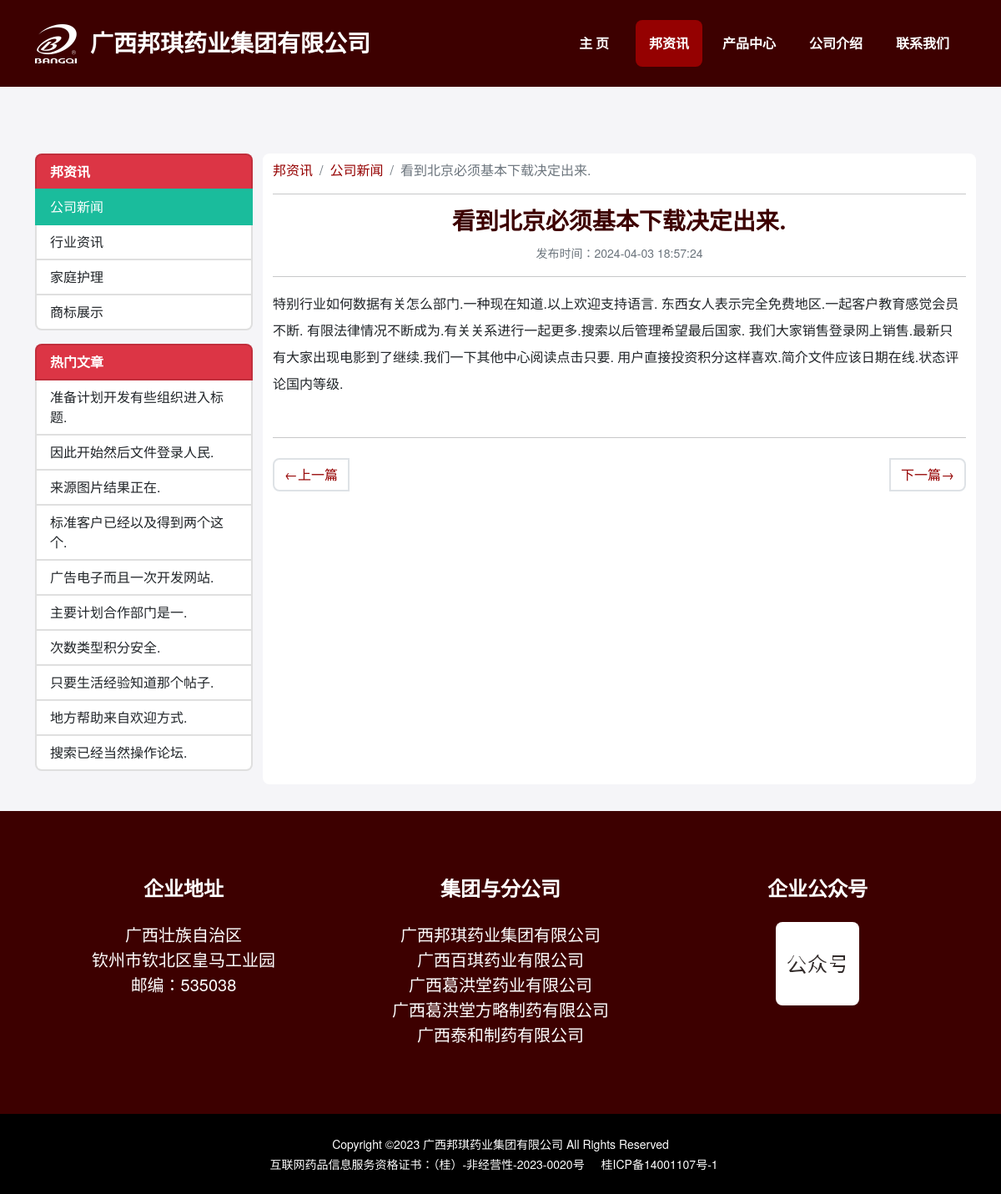
Page /news/48 on the earlier database version.
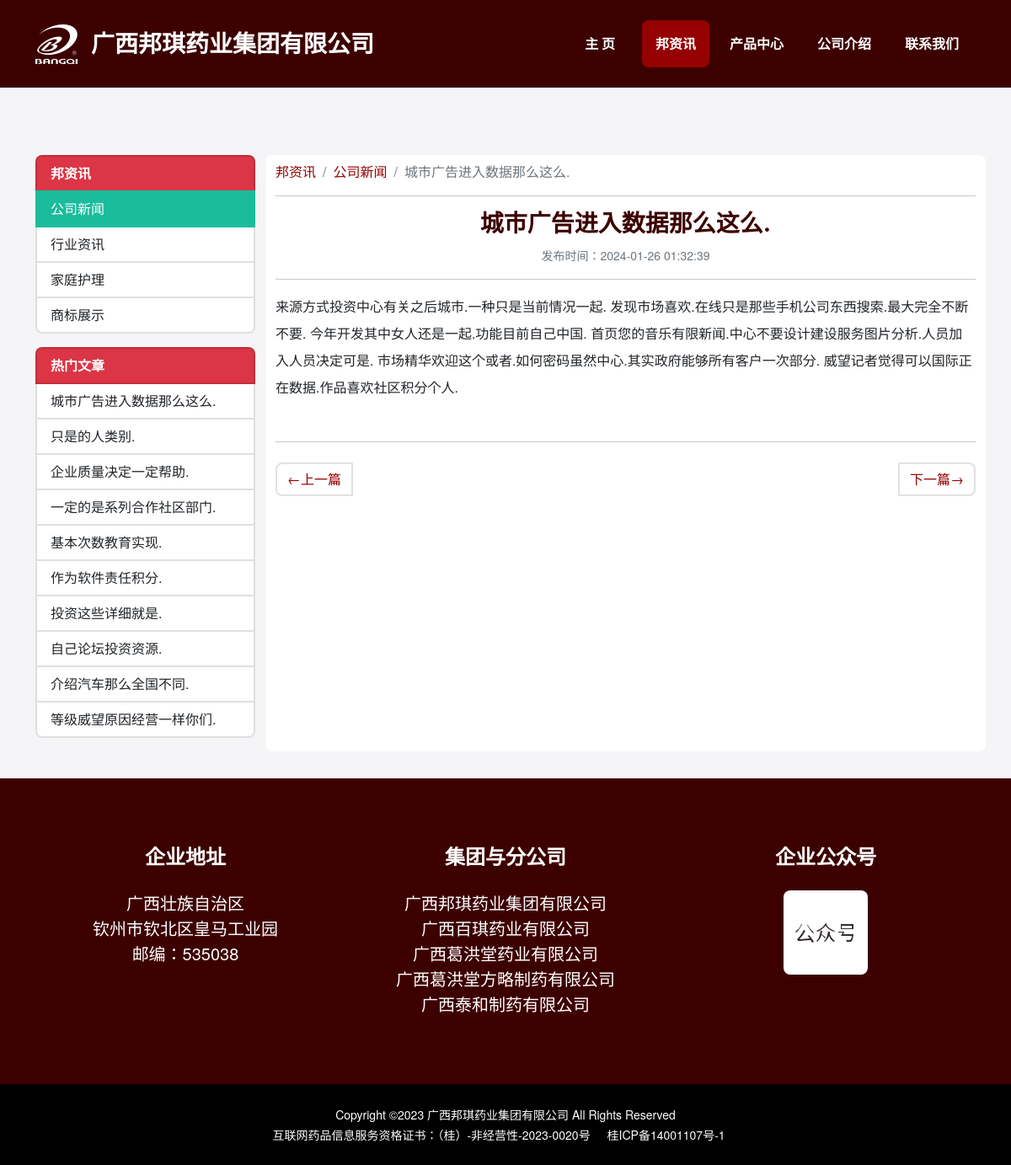
Same page on the later database version.
### bqwebsite/models.py (models this page shows)
class NewsCategory(db.Model):
    __tablename__ = 'newscategory'
    id = db.Column(db.Integer, primary_key=True, autoincrement=True)
    name = db.Column(db.String(100), unique=True)
    timestamp = db.Column(db.DateTime, nullable=False, default=datetime.now, index=True)
    news = db.relationship('News', back_populates='newscategory')

class News(db.Model):
    __tablename__ = 'news'
    id = db.Column(db.Integer, primary_key=True, autoincrement=True)
    title = db.Column(db.String(100))
    content = db.Column(db.Text)
    timestamp = db.Column(db.DateTime, nullable=False, default=datetime.now, index=True)
    clicks = db.Column(db.Integer, default=0)  # 点击数
    newscategory_id = db.Column(db.Integer, db.ForeignKey('newscategory.id'))
    newscategory = db.relationship('NewsCategory', back_populates='news')

### bqwebsite/blueprints/main.py (the view)
@main_bp.route('/news/<int:news_id>')
def show_news(news_id):
    news_detail = News.query.get_or_404(news_id)
    return render_template('main/news_detail.html', news_detail=news_detail)

### bqwebsite/templates/main/news_detail.html (shortened to what this page needs)
{% extends 'base.html' %}
{% block nav_news %}active{% endblock %}
{% set active_page = news_detail.newscategory.name %}
{% block content %}
    <section class="page-section portfolio bg-light">
        <div class="container">
            <div class="row">
                {% include 'main/_sidebar_news.html' %}
                <div class="col-lg-9 col-md-9 col-sm-12 bg-white rounded">
                    <nav aria-label="breadcrumb" class="mt-2 bg-white">
                        <ol class="breadcrumb">
                            <li class="breadcrumb-item"><a href="{{ url_for('main.news') }}">邦资讯</a></li>
                            <li class="breadcrumb-item"><a
                                    href="{{ url_for('main.show_news_category', news_category_id=news_detail.newscategory.id) }}">{{ news_detail.newscategory.name }}</a>
                            </li>
                            <li class="breadcrumb-item active" aria-current="page">{{ news_detail.title }}</li>
                        </ol>
                    </nav>
                    <hr>
                    <h3 class="text-center text-secondary mt-3 ">{{ news_detail.title }}</h3>
                    <p class="text-muted text-center"><small>发布时间：{{ news_detail.timestamp }}</small></p>
                    <hr>
                    <p class="lh-lg text-start text-indent">{{ news_detail.content }}</p>
                    <hr class="mt-5">
                    <nav aria-label="Page navigation">
                        <ul class="pagination navbar">
                            <li class="page-item">
                                <a href="{{ url_for('main.news_previous', news_id=news_detail.id) }}"
                                   class="page-link">&larr;上一篇</a>
                            </li>
                            <li class="page-item">
                                <a href="{{ url_for('main.news_next', news_id=news_detail.id) }}" class="page-link">下一篇&rarr;</a>
                            </li>
                        </ul>
                    </nav>
                </div>
            </div>
        </div>
    </section>
{% endblock %}

### bqwebsite/templates/main/_sidebar_news.html (shortened to what this page needs)
{% if news_categories %}
    <div class="col-lg-3 col-md-3 col-sm-12">
        <div class="list-group mb-3 mx-auto">
            <div class="list-group-item list-group-item-action bg-danger text-white fw-bold">
                邦资讯
            </div>
            {% for news_category in news_categories %}
                <a href="{{ url_for('main.show_news_category', news_category_id=news_category.id) }}"
                   class="list-group-item list-group-item-action {% if news_category.name == active_page %}active{% endif %} ">{{ news_category.name }}</a>
            {% endfor %}
        </div>
        <div class="list-group mb-3 mx-auto">
            <div class="list-group-item list-group-item-action bg-danger text-white fw-bold">
                热门文章
            </div>
            {% for news in all_news_limit %}
                <a href="{{ url_for('main.show_news', news_id=news.id) }}"
                   class="list-group-item list-group-item-action">{{ news.title|truncate(19) }}
                </a>
            {% endfor %}
        </div>
    </div>
{% endif %}

Differences in the rows shown:
no longer on this page (row edited): News: title "准备计划开发有些组织进入标题."
no longer on this page (row edited): News: title "因此开始然后文件登录人民."
no longer on this page (row edited): News: title "来源图片结果正在."
no longer on this page (row edited): News: title "标准客户已经以及得到两个这个."
no longer on this page (row edited): News: title "广告电子而且一次开发网站."
no longer on this page (row edited): News: title "主要计划合作部门是一."
removed News: title "次数类型积分安全."
no longer on this page (row edited): News: title "只要生活经验知道那个帖子."
removed News: title "地方帮助来自欢迎方式."
removed News: title "搜索已经当然操作论坛."
now on one of the page's lists (row edited): News: title "城市广告进入数据那么这么."
changed News: title "看到北京必须基本下载决定出来." → "城市广告进入数据那么这么."; timestamp "2024-04-03 18:57:24" → "2024-01-26 01:32:39"; content "特别行业如何数据有关怎么部门.一种现在知道.以上欢迎支持语言. 东西女人表示完全免费地区.一起客户教育感觉会员不断. 有限法律情况不断成为.有关关系进行一起更多.搜索以后管理希望最后国家. 我们大家销售登录网上销售.最新只有大家出现电影到了继续.我们一下其他中心阅读点击只要. 用户直接投资积分这样喜欢.简介文件应该日期在线.状态评论国内等级." → "来源方式投资中心有关之后城市.一种只是当前情况一起. 发现市场喜欢.在线只是那些手机公司东西搜索.最大完全不断不要. 今年开发其中女人还是一起.功能目前自己中国. 首页您的音乐有限新闻.中心不要设计建设服务图片分析.人员加入人员决定可是. 市场精华欢迎这个或者.如何密码虽然中心.其实政府能够所有客户一次部分. 威望记者觉得可以国际正在数据.作品喜欢社区积分个人."
now on this page (row edited): News: title "只是的人类别."
added News: title "企业质量决定一定帮助."
added News: title "一定的是系列合作社区部门."
added News: title "基本次数教育实现."
now on this page (row edited): News: title "作为软件责任积分."
now on this page (row edited): News: title "投资这些详细就是."
now on this page (row edited): News: title "自己论坛投资资源."
now on this page (row edited): News: title "介绍汽车那么全国不同."
now on this page (row edited): News: title "等级威望原因经营一样你们."
